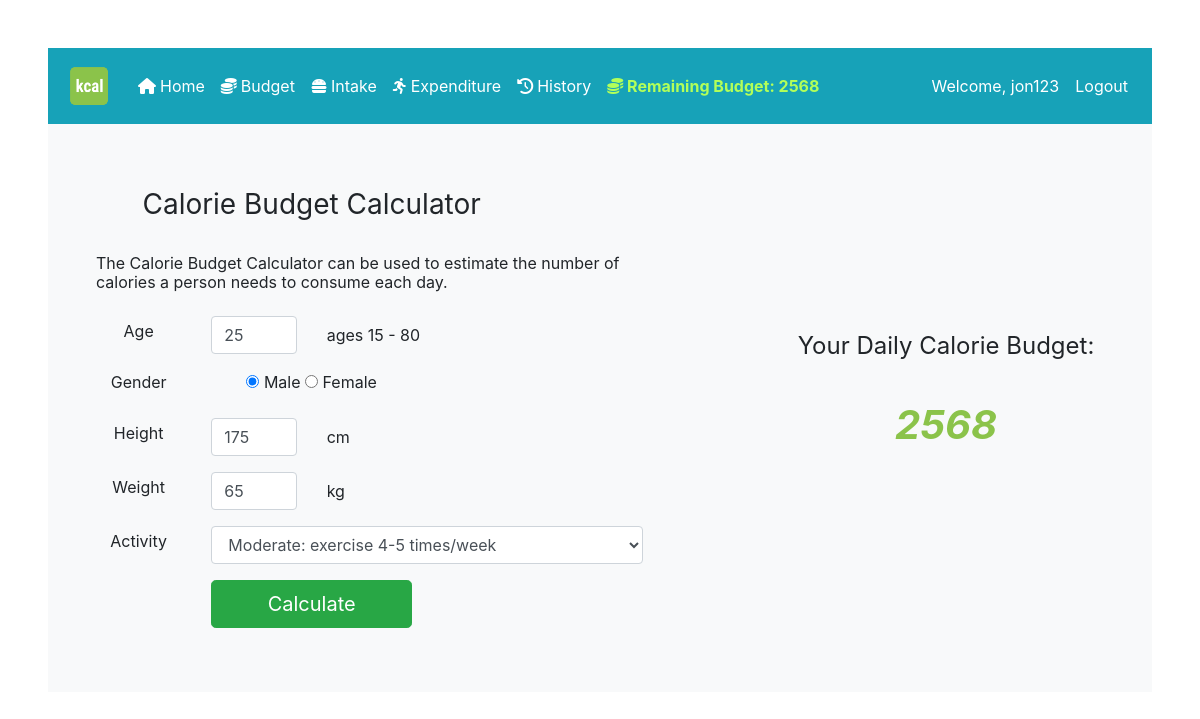
Before: /budget (signed in) with the older database file.
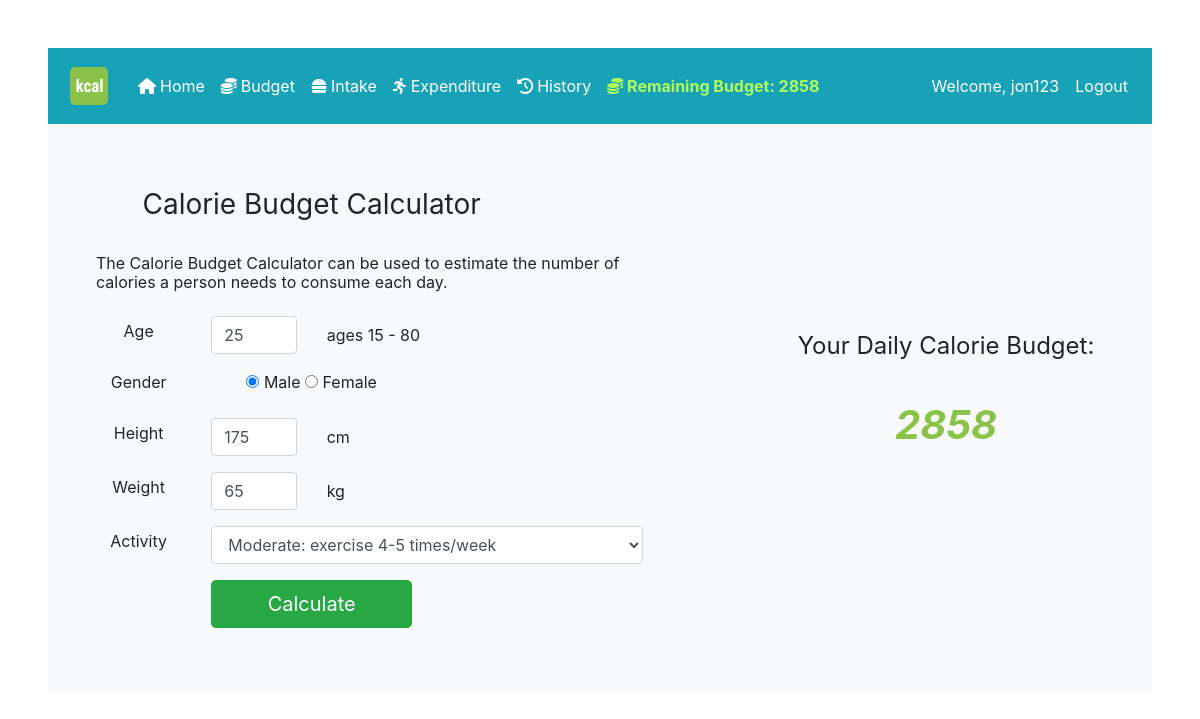
After: the same page with the newer database file.
### calculator/models.py (models this page shows, shortened)
class User(db.Model, UserMixin):
    id = db.Column(db.Integer, primary_key=True)
    username = db.Column(db.String(length=30), nullable=False, unique=True)
    email_address = db.Column(db.String(length=50), nullable=False, unique=True)
    password_hash = db.Column(db.String(length=50), nullable=False)
    budget = db.Column(db.Integer(), nullable=False, default=0)
    trackings = db.relationship('TrackingHistory', backref='owned_user', lazy=True)
    @property
    def password(self):
        return self.password

### calculator/routes.py (the view)
@app.route("/budget", methods=['GET', 'POST'])
def budget_page():
    form = BudgetForm()
    if current_user.is_authenticated:
        session['budget'] = current_user.budget
    elif 'budget' not in session:
        session['budget'] = 0
    if form.validate_on_submit():
        calculated_budget = calculate_budget(form)
        current_user.budget = calculated_budget
        db.session.commit()
        session.permanent = False
        session['budget'] = calculated_budget
    return render_template("budget.html", form=form)

### calculator/forms.py
class BudgetForm(FlaskForm):
    activities = [(1, 'Sedentary: little or no exercise'),
                       (2, 'Light: exercise 1-3 times/week'),
                       (3, 'Moderate: exercise 4-5 times/week'),
                       (4, 'Active: daily exercise or intense exercise 3-4 times/week'),
                       (5, 'Very Active: intense exercise 6-7 times/week')]
    age = IntegerField(label='Age', default=25, validators=[NumberRange(min=15, max=80, message="Ages 15-80")])
    gender = RadioField('Gender', choices=[('m', 'Male'), ('f', 'Female')], default='m')
    height = IntegerField('Height', default="175", validators=[NumberRange(min=1, message="Height > 0")])
    weight = IntegerField('Weight', default="65", validators=[NumberRange(min=1, message="Weight > 0")])
    activity = SelectField('Activity', choices=activities, default=3)
    budget = StringField('Budget')
    submit = SubmitField('Calculate')

### calculator/models.py (called while the page is built)
@login_manager.user_loader
def load_user(user_id):
    return User.query.get(int(user_id))

### calculator/templates/budget.html (shortened to what this page needs)
{% extends 'base.html' %}
{% block content %}
    <div class="position-relative overflow-hidden pt-3 bg-light text-center">
        <div class="container p-5">
            <div class="row">
                <div class="col-md-8">
                    <form method="POST" class="form-register">
            <div class="form-group row align-items-center">
                <div class="col-md-8">
                   <h1 class="h3 mb-3 font-weight-normal">
                        Calorie Budget Calculator
                    </h1>
                </div>
            </div>
            <div class="form-group row">
                <div class="col-md-10 text-left">
                   <h6 class="font-weight-normal">The Calorie Budget Calculator can be used to estimate the number of calories a person needs to consume each day.</h6>
                </div>
            </div>
            <div class="form-group row align-items-center">
                <div class="col-md-2">
                    {{ form.age.label() }}
                </div>
                <div class="col-md-2">
                    {{ form.age(class="form-control", placeholder="Age") }}
                </div>
                <div class="col-md-6 text-left">ages 15 - 80</div>
            </div>
            <div class="form-group row align-items-center">
                <div class="col-md-2">
                    {{ form.gender.label() }}
                </div>
                <div class="col-md-4">
                    {% for subfield in form.gender %}
                        <tr>
                            <td>{{ subfield }}</td>
                            <td>{{ subfield.label }}</td>
                        </tr>
                    {% endfor %}
                </div>
            </div>
            <div class="form-group row align-items-center">
                <div class="col-md-2">
                    {{ form.height.label() }}
                </div>
                <div class="col-md-2">
                    {{ form.height(class="form-control") }}
                </div>
                <div class="col-md-8 text-left">cm</div>
            </div>
            <div class="form-group row align-items-center">
                <div class="col-md-2">
                    {{ form.weight.label() }}
                </div>
                <div class="col-md-2">
                   {{ form.weight(class="form-control") }}
                </div>
                <div class="col-md-8 text-left">kg</div>
            </div>
            <div class="form-group row align-items-center">
                <div class="col-md-2">
                    {{ form.activity.label() }}
                </div>
                <div class="col-md-8">
                   {{ form.activity(class="form-control") }}
                </div>
            </div>
            <div class="form-group row align-items-center">
                <div class="col-md-4">
                    {{ form.submit(class="btn btn-lg btn-block btn-success") }}
                </div>
            </div>
        </form>
                </div>
                <div class="col-md-4">
                    {% if session['budget'] %}
                    <br><br><br><br><br><br>
                        <h3 class="h4 mb-3 font-weight-normal">
                            Your Daily Calorie Budget:
                        </h3>
                        <br>
                        <h1 class="h1 mb-3 font-weight-bold font-italic" style="color: #8bc34a">
                            {{ session['budget'] }}
                        </h1>
                    <br><br><br><br><br><br>
                    {% endif %}
                </div>
                </div>
        </div>
    </div>
    </div>
{% endblock %}

### calculator/templates/base.html (shortened to what this page needs)
<!doctype html>
<html lang="en">
   <head>
      <link rel="stylesheet" href="https://cdn.jsdelivr.net/npm/bootstrap@4.5.3/dist/css/bootstrap.min.css">
   </head>
   <body>
   <div class="container-fluid p-5">
      <nav class="navbar navbar-expand-md navbar-light bg-info">
          <a class="navbar-brand text-white" href="{{ url_for('home_page') }}">
              <img src="{{ url_for('static', filename='logo.png') }}" width="50" height="50" alt="">
          </a>
        <div class="collapse navbar-collapse" id="navbarNav">
            <ul class="navbar-nav mr-auto">
                <li class="nav-item active">
                    <a class="nav-link text-white" href="{{ url_for('home_page') }}"><i class="fas fa-home mr-1"></i>Home <span class="sr-only">(current)</span></a>
                </li>
                <li class="nav-item">
                    <a class="nav-link text-white" href="{{ url_for('budget_page') }}"><i class="fas fa-coins mr-1"></i>Budget</a>
                </li>
                <li class="nav-item">
                    <a class="nav-link text-white" href="{{ url_for('intake_page') }}"><i class="fas fa-hamburger mr-1"></i>Intake</a>
                </li>
                <li class="nav-item">
                    <a class="nav-link text-white" href="{{ url_for('expenditure_page') }}"><i class="fas fa-running mr-1"></i>Expenditure</a>
                </li>
                {% if current_user.is_authenticated %}
                <li class="nav-item">
                    <a class="nav-link text-white" href="{{ url_for('history_page') }}"><i class="fas fa-history mr-1"></i>History</a>
                </li>
                {% endif %}
                {% set remBudget = (session['budget'] or 0) + (session['expenditure'] or 0) - (session['intake'] or 0) %}
                    <li class="nav-item">
                        <a class="nav-link font-weight-bold" {% if remBudget >= 0 %} style="color: #b2ff59" {% else %} style="color: orangered" {% endif %}">
                            <i class="fas fa-coins"></i>
                            Remaining Budget:
                            {{ remBudget }}
                        </a>
                    </li>
            </ul>
            <ul class="navbar-nav ml-auto">
                    {% if current_user.is_authenticated %}
                    <li class="nav-item">
                        <a class="nav-link text-white">Welcome, {{ current_user.username }}</a>
                    </li>
                    <li class="nav-item">
                        <a class="nav-link text-white" href="{{ url_for('logout_page') }}">Logout</a>
                    </li>
                    {% endif %}
             </ul>
        </div>
      </nav>
      {% block content %}
      {% endblock %}
   </body>
</html>

Changed rows visible on the page:
changed User "jon123": budget "2568" → "2858"
Other visible differences:
{{ remBudget }}: "2568" → "2858"
